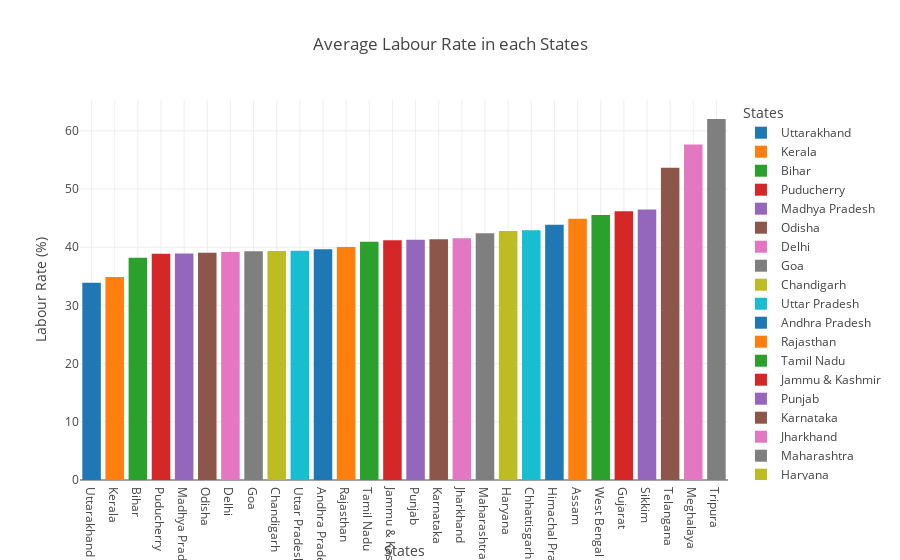

Notebook code cell kept with this figure:
### Markdown cell above
- *The Labour Rate is shwoing decreasing tendecy during 2020 for all the states and regions, as red dots are a little left shifted*

### Code cell
# Bar plot of average Labour Rate by States

df_lr = df[[df.columns[4], df.columns[0]]].groupby(df.columns[0]).mean().reset_index()
df_lr = df_lr.sort_values(df.columns[4])
fig = px.bar(df_lr, x=df.columns[0], y=df.columns[4], color=df.columns[0],
             labels={df.columns[0] : 'States', df.columns[4]: 'Labour Rate (%)'},
             title='Average Labour Rate in each States', template='gridon')
fig.show()

### Figure 1 — Plotly figure (JSON) as saved in the notebook; plotly's stock layout.template omitted (floating-point values rounded to 4 significant figures)
{"data": [{"alignmentgroup": "True", "hovertemplate": "States=%{x}<br>Labour Rate (%)=%{y}<extra></extra>", "legendgroup": "Uttarakhand", "marker": {"color": "#1F77B4", "pattern": {"shape": ""}}, "name": "Uttarakhand", "offsetgroup": "Uttarakhand", "orientation": "v", "showlegend": true, "textposition": "auto", "type": "bar", "x": ["Uttarakhand"], "xaxis": "x", "y": [33.91], "yaxis": "y"}, {"alignmentgroup": "True", "hovertemplate": "States=%{x}<br>Labour Rate (%)=%{y}<extra></extra>", "legendgroup": "Kerala", "marker": {"color": "#FF7F0E", "pattern": {"shape": ""}}, "name": "Kerala", "offsetgroup": "Kerala", "orientation": "v", "showlegend": true, "textposition": "auto", "type": "bar", "x": ["Kerala"], "xaxis": "x", "y": [34.88], "yaxis": "y"}, {"alignmentgroup": "True", "hovertemplate": "States=%{x}<br>Labour Rate (%)=%{y}<extra></extra>", "legendgroup": "Bihar", "marker": {"color": "#2CA02C", "pattern": {"shape": ""}}, "name": "Bihar", "offsetgroup": "Bihar", "orientation": "v", "showlegend": true, "textposition": "auto", "type": "bar", "x": ["Bihar"], "xaxis": "x", "y": [38.22], "yaxis": "y"}, {"alignmentgroup": "True", "hovertemplate": "States=%{x}<br>Labour Rate (%)=%{y}<extra></extra>", "legendgroup": "Puducherry", "marker": {"color": "#D62728", "pattern": {"shape": ""}}, "name": "Puducherry", "offsetgroup": "Puducherry", "orientation": "v", "showlegend": true, "textposition": "auto", "type": "bar", "x": ["Puducherry"], "xaxis": "x", "y": [38.87], "yaxis": "y"}, {"alignmentgroup": "True", "hovertemplate": "States=%{x}<br>Labour Rate (%)=%{y}<extra></extra>", "legendgroup": "Madhya Pradesh", "marker": {"color": "#9467BD", "pattern": {"shape": ""}}, "name": "Madhya Pradesh", "offsetgroup": "Madhya Pradesh", "orientation": "v", "showlegend": true, "textposition": "auto", "type": "bar", "x": ["Madhya Pradesh"], "xaxis": "x", "y": [38.94], "yaxis": "y"}, {"alignmentgroup": "True", "hovertemplate": "States=%{x}<br>Labour Rate (%)=%{y}<extra></extra>", "legendgroup": "Odisha", "marker": {"color": "#8C564B", "pattern": {"shape": ""}}, "name": "Odisha", "offsetgroup": "Odisha", "orientation": "v", "showlegend": true, "textposition": "auto", "type": "bar", "x": ["Odisha"], "xaxis": "x", "y": [39.05], "yaxis": "y"}, {"alignmentgroup": "True", "hovertemplate": "States=%{x}<br>Labour Rate (%)=%{y}<extra></extra>", "legendgroup": "Delhi", "marker": {"color": "#E377C2", "pattern": {"shape": ""}}, "name": "Delhi", "offsetgroup": "Delhi", "orientation": "v", "showlegend": true, "textposition": "auto", "type": "bar", "x": ["Delhi"], "xaxis": "x", "y": [39.21], "yaxis": "y"}, {"alignmentgroup": "True", "hovertemplate": "States=%{x}<br>Labour Rate (%)=%{y}<extra></extra>", "legendgroup": "Goa", "marker": {"color": "#7F7F7F", "pattern": {"shape": ""}}, "name": "Goa", "offsetgroup": "Goa", "orientation": "v", "showlegend": true, "textposition": "auto", "type": "bar", "x": ["Goa"], "xaxis": "x", "y": [39.3], "yaxis": "y"}, {"alignmentgroup": "True", "hovertemplate": "States=%{x}<br>Labour Rate (%)=%{y}<extra></extra>", "legendgroup": "Chandigarh", "marker": {"color": "#BCBD22", "pattern": {"shape": ""}}, "name": "Chandigarh", "offsetgroup": "Chandigarh", "orientation": "v", "showlegend": true, "textposition": "auto", "type": "bar", "x": ["Chandigarh"], "xaxis": "x", "y": [39.34], "yaxis": "y"}, {"alignmentgroup": "True", "hovertemplate": "States=%{x}<br>Labour Rate (%)=%{y}<extra></extra>", "legendgroup": "Uttar Pradesh", "marker": {"color": "#17BECF", "pattern": {"shape": ""}}, "name": "Uttar Pradesh", "offsetgroup": "Uttar Pradesh", "orientation": "v", "showlegend": true, "textposition": "auto", "type": "bar", "x": ["Uttar Pradesh"], "xaxis": "x", "y": [39.39], "yaxis": "y"}, {"alignmentgroup": "True", "hovertemplate": "States=%{x}<br>Labour Rate (%)=%{y}<extra></extra>", "legendgroup": "Andhra Pradesh", "marker": {"color": "#1F77B4", "pattern": {"shape": ""}}, "name": "Andhra Pradesh", "offsetgroup": "Andhra Pradesh", "orientation": "v", "showlegend": true, "textposition": "auto", "type": "bar", "x": ["Andhra Pradesh"], "xaxis": "x", "y": [39.65], "yaxis": "y"}, {"alignmentgroup": "True", "hovertemplate": "States=%{x}<br>Labour Rate (%)=%{y}<extra></extra>", "legendgroup": "Rajasthan", "marker": {"color": "#FF7F0E", "pattern": {"shape": ""}}, "name": "Rajasthan", "offsetgroup": "Rajasthan", "orientation": "v", "showlegend": true, "textposition": "auto", "type": "bar", "x": ["Rajasthan"], "xaxis": "x", "y": [40.06], "yaxis": "y"}, {"alignmentgroup": "True", "hovertemplate": "States=%{x}<br>Labour Rate (%)=%{y}<extra></extra>", "legendgroup": "Tamil Nadu", "marker": {"color": "#2CA02C", "pattern": {"shape": ""}}, "name": "Tamil Nadu", "offsetgroup": "Tamil Nadu", "orientation": "v", "showlegend": true, "textposition": "auto", "type": "bar", "x": ["Tamil Nadu"], "xaxis": "x", "y": [40.94], "yaxis": "y"}, {"alignmentgroup": "True", "hovertemplate": "States=%{x}<br>Labour Rate (%)=%{y}<extra></extra>", "legendgroup": "Jammu & Kashmir", "marker": {"color": "#D62728", "pattern": {"shape": ""}}, "name": "Jammu & Kashmir", "offsetgroup": "Jammu & Kashmir", "orientation": "v", "showlegend": true, "textposition": "auto", "type": "bar", "x": ["Jammu & Kashmir"], "xaxis": "x", "y": [41.21], "yaxis": "y"}, {"alignmentgroup": "True", "hovertemplate": "States=%{x}<br>Labour Rate (%)=%{y}<extra></extra>", "legendgroup": "Punjab", "marker": {"color": "#9467BD", "pattern": {"shape": ""}}, "name": "Punjab", "offsetgroup": "Punjab", "orientation": "v", "showlegend": true, "textposition": "auto", "type": "bar", "x": ["Punjab"], "xaxis": "x", "y": [41.29], "yaxis": "y"}, {"alignmentgroup": "True", "hovertemplate": "States=%{x}<br>Labour Rate (%)=%{y}<extra></extra>", "legendgroup": "Karnataka", "marker": {"color": "#8C564B", "pattern": {"shape": ""}}, "name": "Karnataka", "offsetgroup": "Karnataka", "orientation": "v", "showlegend": true, "textposition": "auto", "type": "bar", "x": ["Karnataka"], "xaxis": "x", "y": [41.39], "yaxis": "y"}, {"alignmentgroup": "True", "hovertemplate": "States=%{x}<br>Labour Rate (%)=%{y}<extra></extra>", "legendgroup": "Jharkhand", "marker": {"color": "#E377C2", "pattern": {"shape": ""}}, "name": "Jharkhand", "offsetgroup": "Jharkhand", "orientation": "v", "showlegend": true, "textposition": "auto", "type": "bar", "x": ["Jharkhand"], "xaxis": "x", "y": [41.54], "yaxis": "y"}, {"alignmentgroup": "True", "hovertemplate": "States=%{x}<br>Labour Rate (%)=%{y}<extra></extra>", "legendgroup": "Maharashtra", "marker": {"color": "#7F7F7F", "pattern": {"shape": ""}}, "name": "Maharashtra", "offsetgroup": "Maharashtra", "orientation": "v", "showlegend": true, "textposition": "auto", "type": "bar", "x": ["Maharashtra"], "xaxis": "x", "y": [42.39], "yaxis": "y"}, {"alignmentgroup": "True", "hovertemplate": "States=%{x}<br>Labour Rate (%)=%{y}<extra></extra>", "legendgroup": "Haryana", "marker": {"color": "#BCBD22", "pattern": {"shape": ""}}, "name": "Haryana", "offsetgroup": "Haryana", "orientation": "v", "showlegend": true, "textposition": "auto", "type": "bar", "x": ["Haryana"], "xaxis": "x", "y": [42.79], "yaxis": "y"}, {"alignmentgroup": "True", "hovertemplate": "States=%{x}<br>Labour Rate (%)=%{y}<extra></extra>", "legendgroup": "Chhattisgarh", "marker": {"color": "#17BECF", "pattern": {"shape": ""}}, "name": "Chhattisgarh", "offsetgroup": "Chhattisgarh", "orientation": "v", "showlegend": true, "textposition": "auto", "type": "bar", "x": ["Chhattisgarh"], "xaxis": "x", "y": [42.93], "yaxis": "y"}, {"alignmentgroup": "True", "hovertemplate": "States=%{x}<br>Labour Rate (%)=%{y}<extra></extra>", "legendgroup": "Himachal Pradesh", "marker": {"color": "#1F77B4", "pattern": {"shape": ""}}, "name": "Himachal Pradesh", "offsetgroup": "Himachal Pradesh", "orientation": "v", "showlegend": true, "textposition": "auto", "type": "bar", "x": ["Himachal Pradesh"], "xaxis": "x", "y": [43.86], "yaxis": "y"}, {"alignmentgroup": "True", "hovertemplate": "States=%{x}<br>Labour Rate (%)=%{y}<extra></extra>", "legendgroup": "Assam", "marker": {"color": "#FF7F0E", "pattern": {"shape": ""}}, "name": "Assam", "offsetgroup": "Assam", "orientation": "v", "showlegend": true, "textposition": "auto", "type": "bar", "x": ["Assam"], "xaxis": "x", "y": [44.92], "yaxis": "y"}, {"alignmentgroup": "True", "hovertemplate": "States=%{x}<br>Labour Rate (%)=%{y}<extra></extra>", "legendgroup": "West Bengal", "marker": {"color": "#2CA02C", "pattern": {"shape": ""}}, "name": "West Bengal", "offsetgroup": "West Bengal", "orientation": "v", "showlegend": true, "textposition": "auto", "type": "bar", "x": ["West Bengal"], "xaxis": "x", "y": [45.55], "yaxis": "y"}, {"alignmentgroup": "True", "hovertemplate": "States=%{x}<br>Labour Rate (%)=%{y}<extra></extra>", "legendgroup": "Gujarat", "marker": {"color": "#D62728", "pattern": {"shape": ""}}, "name": "Gujarat", "offsetgroup": "Gujarat", "orientation": "v", "showlegend": true, "textposition": "auto", "type": "bar", "x": ["Gujarat"], "xaxis": "x", "y": [46.18], "yaxis": "y"}, {"alignmentgroup": "True", "hovertemplate": "States=%{x}<br>Labour Rate (%)=%{y}<extra></extra>", "legendgroup": "Sikkim", "marker": {"color": "#9467BD", "pattern": {"shape": ""}}, "name": "Sikkim", "offsetgroup": "Sikkim", "orientation": "v", "showlegend": true, "textposition": "auto", "type": "bar", "x": ["Sikkim"], "xaxis": "x", "y": [46.47], "yaxis": "y"}, {"alignmentgroup": "True", "hovertemplate": "States=%{x}<br>Labour Rate (%)=%{y}<extra></extra>", "legendgroup": "Telangana", "marker": {"color": "#8C564B", "pattern": {"shape": ""}}, "name": "Telangana", "offsetgroup": "Telangana", "orientation": "v", "showlegend": true, "textposition": "auto", "type": "bar", "x": ["Telangana"], "xaxis": "x", "y": [53.68], "yaxis": "y"}, {"alignmentgroup": "True", "hovertemplate": "States=%{x}<br>Labour Rate (%)=%{y}<extra></extra>", "legendgroup": "Meghalaya", "marker": {"color": "#E377C2", "pattern": {"shape": ""}}, "name": "Meghalaya", "offsetgroup": "Meghalaya", "orientation": "v", "showlegend": true, "textposition": "auto", "type": "bar", "x": ["Meghalaya"], "xaxis": "x", "y": [57.64], "yaxis": "y"}, {"alignmentgroup": "True", "hovertemplate": "States=%{x}<br>Labour Rate (%)=%{y}<extra></extra>", "legendgroup": "Tripura", "marker": {"color": "#7F7F7F", "pattern": {"shape": ""}}, "name": "Tripura", "offsetgroup": "Tripura", "orientation": "v", "showlegend": true, "textposition": "auto", "type": "bar", "x": ["Tripura"], "xaxis": "x", "y": [62.04], "yaxis": "y"}], "layout": {"barmode": "relative", "legend": {"title": {"text": "States"}, "tracegroupgap": 0}, "title": {"text": "Average Labour Rate in each States"}, "xaxis": {"anchor": "y", "categoryarray": ["Uttarakhand", "Kerala", "Bihar", "Puducherry", "Madhya Pradesh", "Odisha", "Delhi", "Goa", "Chandigarh", "Uttar Pradesh", "Andhra Pradesh", "Rajasthan", "Tamil Nadu", "Jammu & Kashmir", "Punjab", "Karnataka", "Jharkhand", "Maharashtra", "Haryana", "Chhattisgarh", "Himachal Pradesh", "Assam", "West Bengal", "Gujarat", "Sikkim", "Telangana", "Meghalaya", "Tripura"], "categoryorder": "array", "domain": [0, 1], "title": {"text": "States"}}, "yaxis": {"anchor": "x", "domain": [0, 1], "title": {"text": "Labour Rate (%)"}}}}
